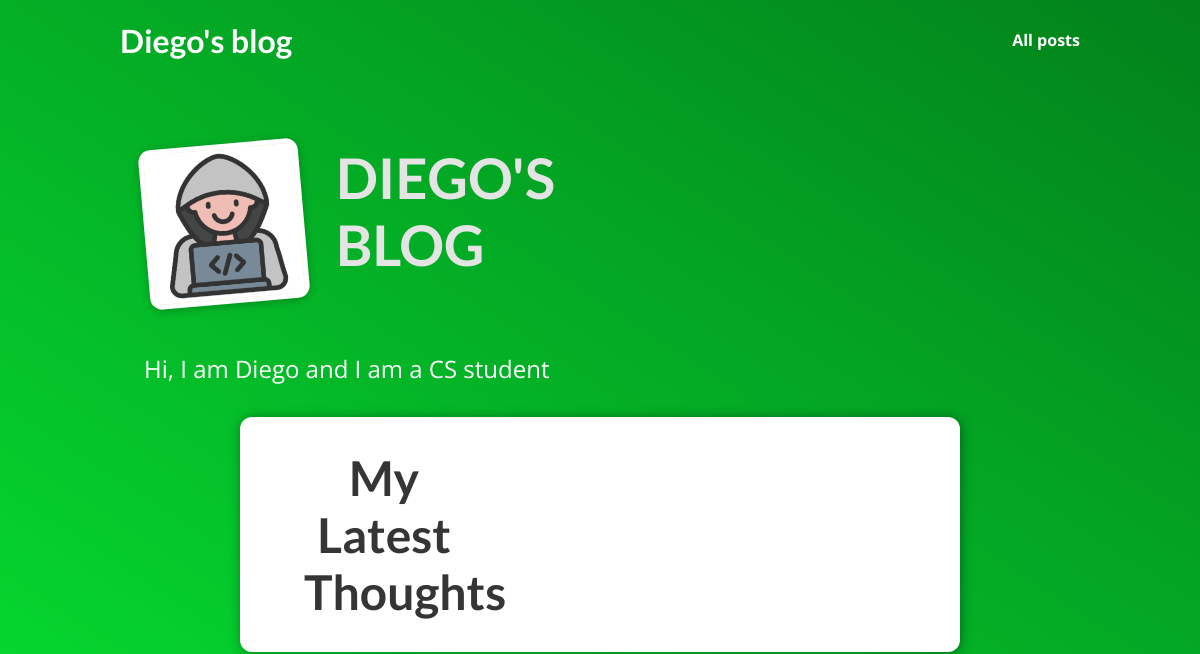
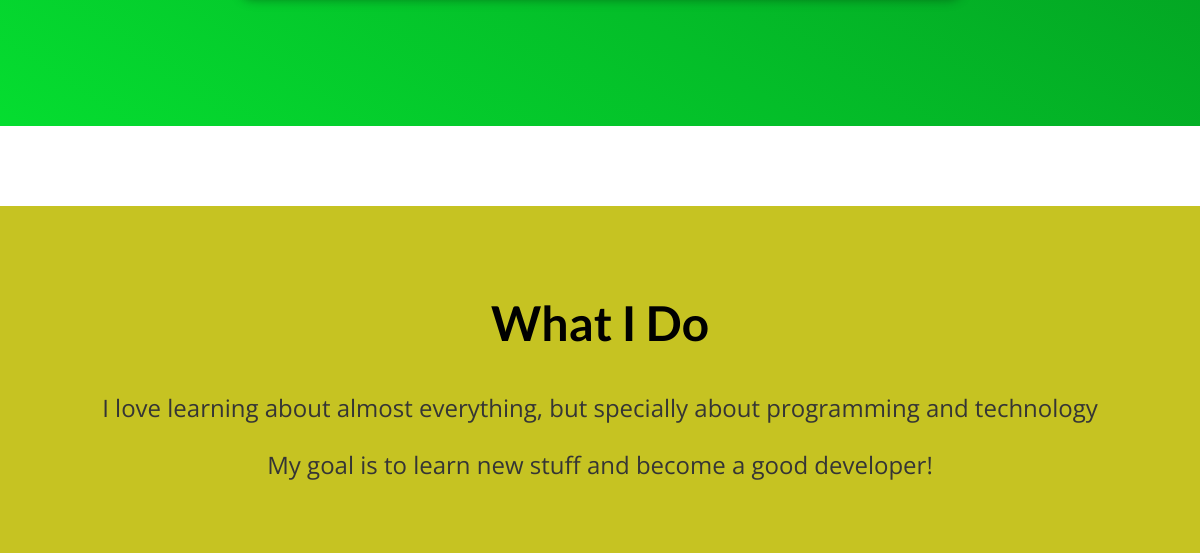
/, run on an earlier commit of the app's database (2 pictures, top to bottom).
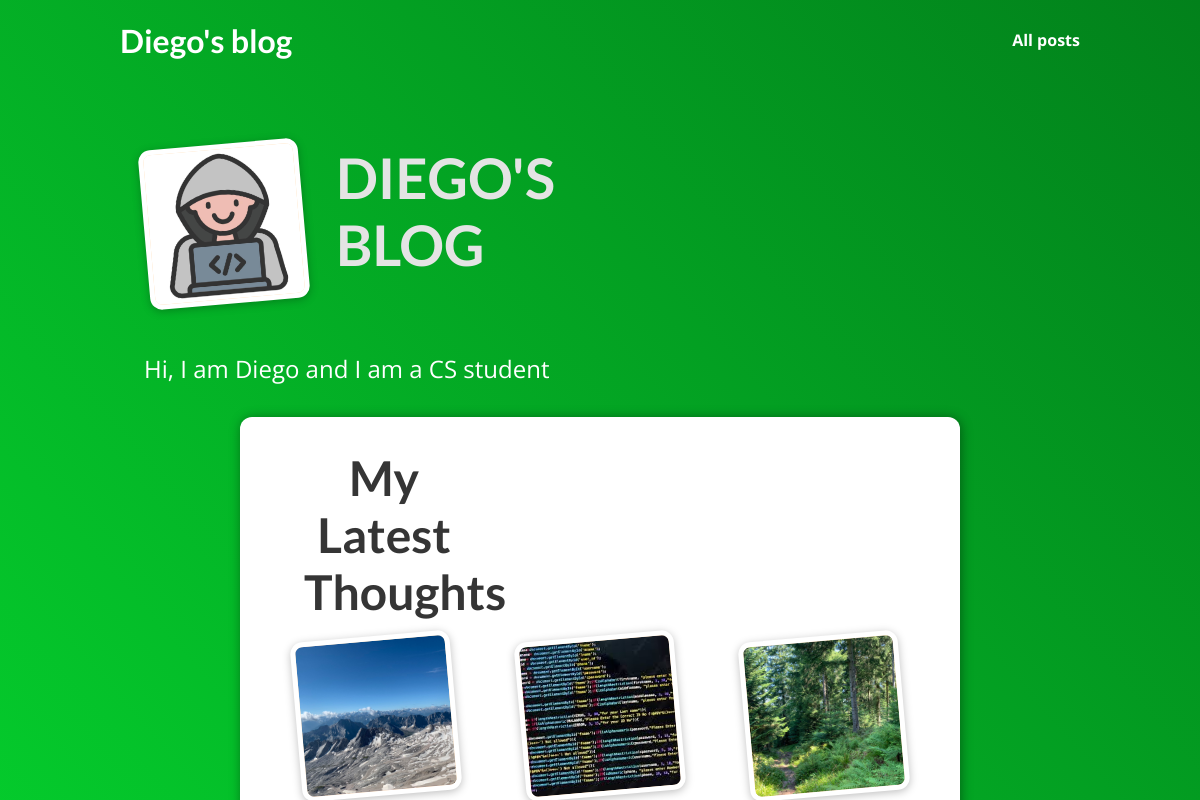
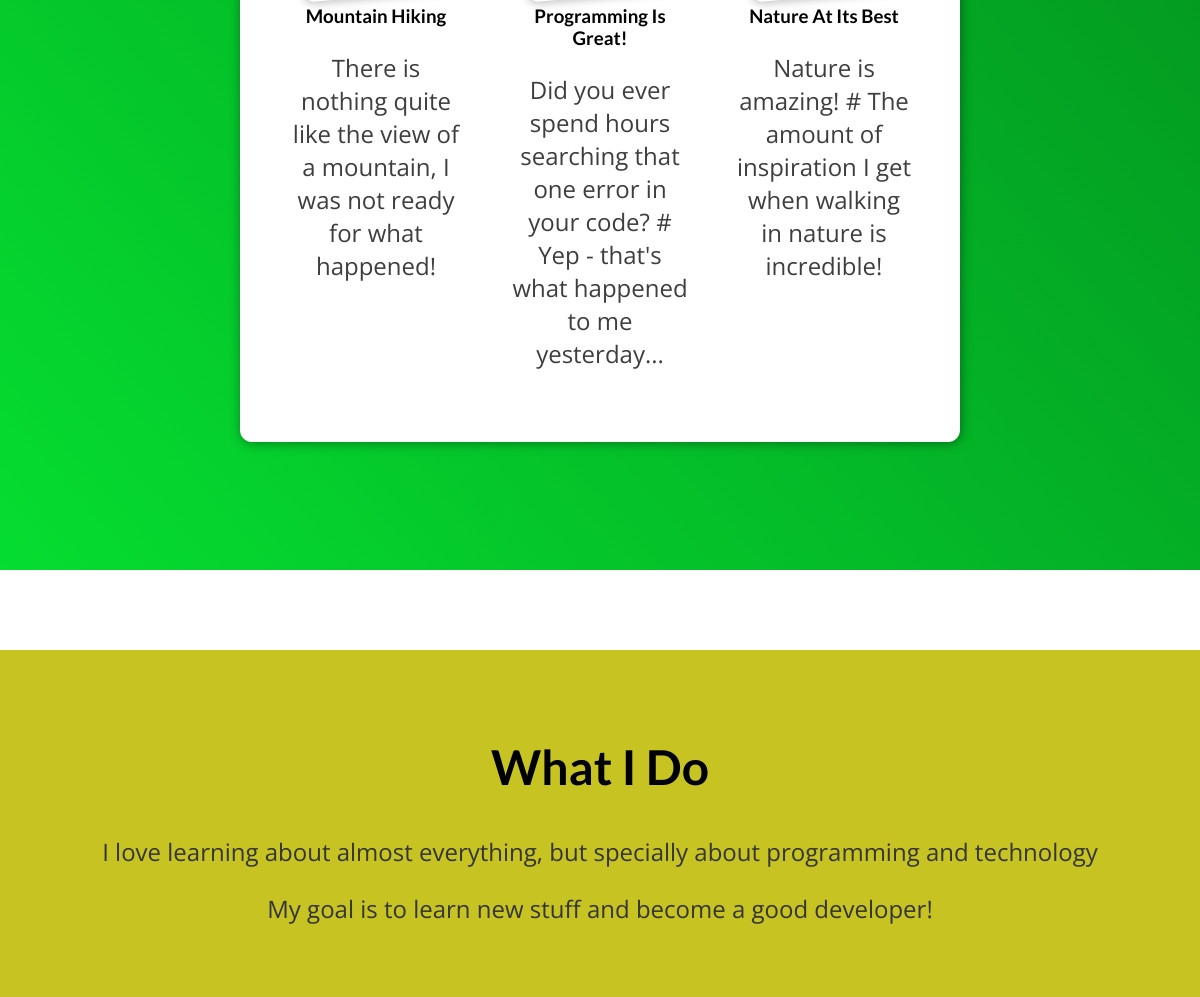
And on a later commit of the database (2 pictures, top to bottom).
### blog/models.py (models this page shows, shortened)
class Post(models.Model):
    title = models.CharField(max_length=150)
    slug = models.SlugField(unique=True, db_index=True)
    image = models.ImageField(upload_to="images", null=True)
    author = models.ForeignKey("Author", on_delete=models.CASCADE)
    date = models.DateField(auto_now=True)
    excerpt = models.CharField(max_length=180)
    content = models.TextField(validators=[MinLengthValidator(10)])
    tag = models.ManyToManyField("Tag", related_query_name="tags")

### blog/views.py (the view)
# urls.py: path("", views.IndexListView.as_view(), name='blog-index'),
class IndexListView(ListView):
    model = Post
    template_name = "blog/index.html"
    context_object_name = "posts"
    def get_queryset(self):
        base_query = super().get_queryset()
        top_3_query = base_query.order_by("-date")[:3]
        return top_3_query

### blog/templates/blog/index.html (shortened to what this page needs)
{% extends 'base.html' %}
{% load static %}
{% block css_files %}
    <link rel="stylesheet" href="{% static 'blog/index.css' %}">
    <link rel="stylesheet" href="{% static 'blog/includes/post.css' %}">
{% endblock css_files %}
{% block content %}
    <section id="welcome">
        <header>
            <img src="{% static 'blog/images/programmer.png' %}" alt="Diego - The Author Of This Blog">
            <h2>DIEGO'S BLOG</h2>
        </header>
        <p>Hi, I am Diego and I am a CS student</p>
        <section id="latest-posts">
            <h2>My Latest Thoughts</h2>
            <ul>
                {% for post in posts %}
                    {% include 'blog/includes/post.html' %}
                {% endfor %}
            </ul>
        </section>
    </section>
    <section id="about">
        <h2>What I Do</h2>
        <p>
            I love learning about almost everything, but specially about programming and technology
        </p>
        <p>
            My goal is to learn new stuff and become a good developer!
        </p>
    </section>
{% endblock content %}

### blog/templates/blog/includes/post.html
<li>
    <article class="post">
        <a href="{% url 'blog-post-details' post.slug %}">
            <img src="{{ post.image.url }}" alt="{{post.title}}">
            <div class="post__content">
                <h3>{{ post.title }}</h3>
                <p> {{ post.excerpt }} </p>
            </div>
        </a>
    </article>
</li>

What changed in the data, as far as the page shows it:
added Post: image (picture), title "Mountain Hiking", excerpt "There is nothing quite like the view of a mountain, I was not ready for what happened!"
added Post: image (picture), title "Programming Is Great!", excerpt "Did you ever spend hours searching that one error in your code? # Yep - that's what happened to me yesterday..."
added Post: image (picture), title "Nature At Its Best", excerpt "Nature is amazing! # The amount of inspiration I get when walking in nature is incredible!"
